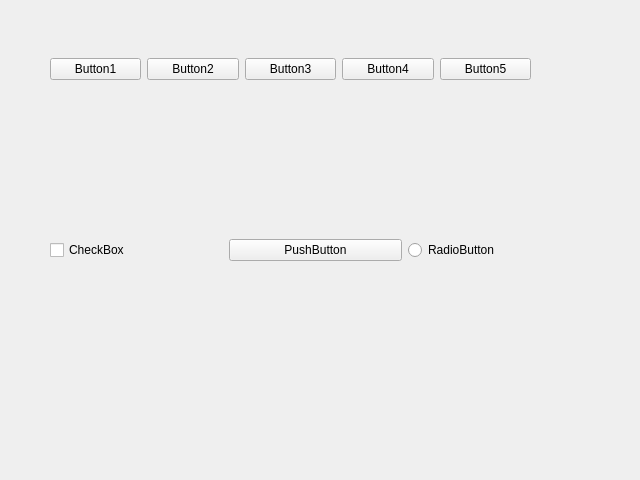
<?xml version="1.0" encoding="UTF-8"?>
<ui version="4.0">
 <class>Form</class>
 <widget class="QWidget" name="Form">
  <property name="geometry">
   <rect>
    <x>0</x>
    <y>0</y>
    <width>640</width>
    <height>480</height>
   </rect>
  </property>
  <property name="windowTitle">
   <string>Form</string>
  </property>
  <widget class="QWidget" name="horizontalLayoutWidget">
   <property name="geometry">
    <rect>
     <x>50</x>
     <y>170</y>
     <width>531</width>
     <height>161</height>
    </rect>
   </property>
   <layout class="QHBoxLayout" name="horizontalLayout_2">
    <item>
     <widget class="QCheckBox" name="checkBox">
      <property name="text">
       <string>CheckBox</string>
      </property>
     </widget>
    </item>
    <item>
     <widget class="QPushButton" name="pushButton_6">
      <property name="text">
       <string>PushButton</string>
      </property>
     </widget>
    </item>
    <item>
     <widget class="QRadioButton" name="radioButton">
      <property name="text">
       <string>RadioButton</string>
      </property>
     </widget>
    </item>
   </layout>
  </widget>
  <widget class="QWidget" name="">
   <property name="geometry">
    <rect>
     <x>50</x>
     <y>34</y>
     <width>481</width>
     <height>71</height>
    </rect>
   </property>
   <layout class="QHBoxLayout" name="horizontalLayout">
    <item>
     <widget class="QPushButton" name="pushButton">
      <property name="text">
       <string>Button1</string>
      </property>
     </widget>
    </item>
    <item>
     <widget class="QPushButton" name="pushButton_2">
      <property name="text">
       <string>Button2</string>
      </property>
     </widget>
    </item>
    <item>
     <widget class="QPushButton" name="pushButton_3">
      <property name="text">
       <string>Button3</string>
      </property>
     </widget>
    </item>
    <item>
     <widget class="QPushButton" name="pushButton_4">
      <property name="text">
       <string>Button4</string>
      </property>
     </widget>
    </item>
    <item>
     <widget class="QPushButton" name="pushButton_5">
      <property name="text">
       <string>Button5</string>
      </property>
     </widget>
    </item>
   </layout>
  </widget>
 </widget>
 <resources/>
 <connections/>
</ui>
